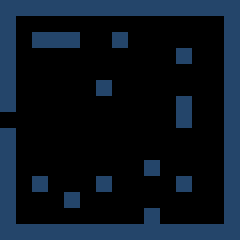

Tiled map render using the project's own tile images. Description and the whole map definition, tile-layer contents included, below:
An orthogonal 15x15 tile map with 16x16 px tiles, 1 tile layer (Collisions), 1 hidden layer not drawn and 17 objects (14x Obstacle, Key, PlayerController, Door).

<map version="1.9" tiledversion="1.9.2" orientation="orthogonal" renderorder="right-down" width="15" height="15" tilewidth="16" tileheight="16" infinite="0" nextlayerid="7" nextobjectid="42">
 <tileset firstgid="1" source="MapTileset.tsx" />
 <layer id="1" name="Background" width="15" height="15" visible="0">
  <data encoding="csv">
241,242,306,242,242,308,242,242,242,307,242,242,306,242,243,
257,293,293,293,293,293,293,293,293,293,293,293,293,293,259,
257,293,293,293,293,293,293,293,293,293,293,293,293,293,324,
354,293,293,293,293,293,293,293,293,293,293,293,293,293,259,
257,293,293,293,293,293,293,293,293,293,293,293,293,293,259,
257,293,293,293,293,293,293,293,293,293,293,293,293,293,323,
257,293,293,293,293,293,293,293,293,293,293,293,293,293,259,
2147483910,293,293,293,293,293,293,293,293,293,293,293,293,293,259,
257,293,293,293,293,293,293,293,293,293,293,293,293,293,259,
257,293,293,293,293,293,293,293,293,293,293,293,293,293,324,
257,293,293,293,293,293,293,293,293,293,293,293,293,293,259,
356,293,293,293,293,293,293,293,293,293,293,293,293,293,259,
257,293,293,293,293,293,293,293,293,293,293,293,293,293,323,
257,293,293,293,293,293,293,293,293,293,293,293,293,293,259,
273,274,339,274,274,339,274,274,274,339,274,274,340,274,275
</data>
 </layer>
 <objectgroup id="2" name="Objects">
  <object id="25" name="key" class="Key" gid="2" x="112" y="128" width="16" height="16">
   <properties>
    <property name="gateId" type="int" value="38" />
    <property name="gateRoom" type="int" value="2" />
   </properties>
  </object>
  <object id="26" name="obstacle" class="Obstacle" gid="388" x="32" y="48" width="16" height="16" />
  <object id="27" name="obstacle" class="Obstacle" gid="388" x="48" y="48" width="16" height="16" />
  <object id="28" name="obstacle" class="Obstacle" gid="388" x="64" y="48" width="16" height="16" />
  <object id="29" name="obstacle" class="Obstacle" gid="388" x="176" y="64" width="16" height="16" />
  <object id="30" name="obstacle" class="Obstacle" gid="388" x="176" y="192" width="16" height="16" />
  <object id="31" name="obstacle" class="Obstacle" gid="388" x="63.3333" y="208" width="16" height="16" />
  <object id="32" name="obstacle" class="Obstacle" gid="388" x="32" y="192" width="16" height="16" />
  <object id="33" name="obstacle" class="Obstacle" gid="388" x="144" y="176" width="16" height="16" />
  <object id="34" name="player" class="PlayerController" gid="326" x="32" y="128" width="16" height="16">
   <properties>
    <property name="fromRoom" type="int" value="0" />
   </properties>
  </object>
  <object id="35" name="door" class="Door" gid="2" x="0" y="128" width="16" height="16">
   <properties>
    <property name="lockedBy" type="int" value="-1" />
    <property name="roomToGo" type="int" value="0" />
   </properties>
  </object>
  <object id="36" name="obstacle" class="Obstacle" gid="388" x="176" y="128" width="16" height="16" />
  <object id="37" name="obstacle" class="Obstacle" gid="388" x="176" y="112" width="16" height="16" />
  <object id="38" name="obstacle" class="Obstacle" gid="388" x="96" y="96" width="16" height="16" />
  <object id="39" name="obstacle" class="Obstacle" gid="388" x="112" y="48" width="16" height="16" />
  <object id="40" name="obstacle" class="Obstacle" gid="388" x="96" y="192" width="16" height="16" />
  <object id="41" name="obstacle" class="Obstacle" gid="388" x="144" y="224" width="16" height="16" />
 </objectgroup>
 <layer id="5" name="Collisions" width="15" height="15" opacity="0.5">
  <data encoding="csv">
237,237,237,237,237,237,237,237,237,237,237,237,237,237,237,
237,0,1,0,0,0,0,0,0,0,0,0,1,1,237,
237,0,237,237,237,0,0,237,0,0,0,0,0,0,237,
237,0,0,0,0,0,0,0,0,0,0,237,0,0,237,
237,0,0,0,0,0,0,0,0,0,0,0,0,0,237,
237,0,0,1,1,1,237,1,1,1,1,0,0,0,237,
237,0,0,0,0,0,0,0,0,0,0,237,0,0,237,
1,0,0,0,0,0,0,0,0,0,0,237,0,0,237,
237,0,0,0,0,0,0,0,0,0,0,0,0,0,237,
237,0,0,0,0,0,0,0,0,0,0,0,0,0,237,
237,0,1,0,0,0,0,0,0,237,0,0,0,0,237,
237,0,237,0,0,0,237,0,0,0,0,237,0,0,237,
237,0,0,0,237,0,0,0,0,0,0,0,1,0,237,
237,0,0,0,0,0,0,0,0,237,1,1,1,0,237,
237,237,237,237,237,237,237,237,237,237,237,237,237,237,237
</data>
 </layer>
</map>